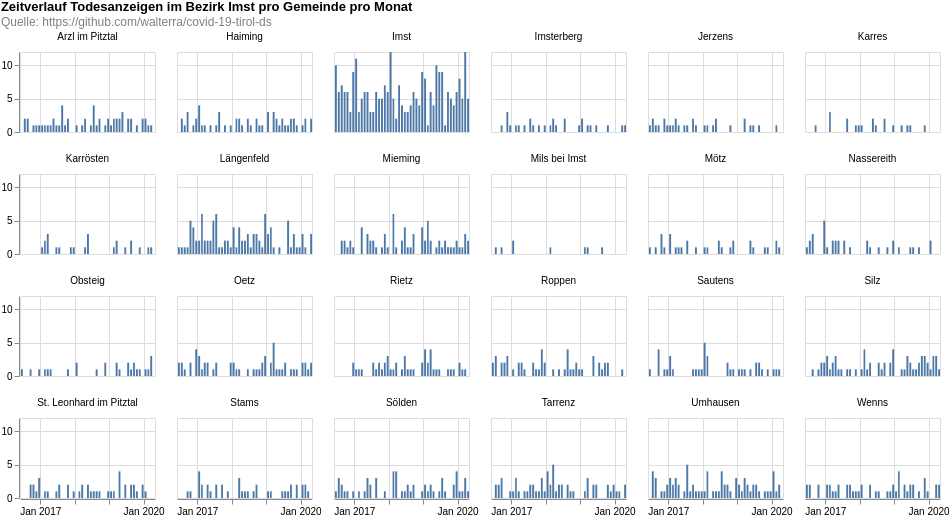

Specify this chart in Vega-Lite:
### Vega-Lite specification from a JSON file in a GitHub repository (floating-point values rounded to 4 significant figures; data arrays with more than 128 entries replaced by an {"elided": "..."} marker saying what was removed)
{"$schema": "https://vega.github.io/schema/vega-lite/v4.8.1.json", "columns": 6, "config": {"view": {"continuousHeight": 300, "continuousWidth": 400}}, "data": {"name": "data-365b6c5ebea81347b24ba1a38b57fcf1"}, "datasets": {"data-365b6c5ebea81347b24ba1a38b57fcf1": {"elided": "1311 records"}}, "facet": {"field": "municipaly", "title": null, "type": "nominal"}, "padding": 0, "spec": {"layer": [{"encoding": {"tooltip": [{"field": "date", "timeUnit": "yearmonth", "type": "temporal"}, {"aggregate": "sum", "field": "count", "type": "quantitative"}], "x": {"field": "date", "timeUnit": "yearmonth", "title": null, "type": "temporal"}, "y": {"aggregate": "sum", "field": "count", "title": null, "type": "quantitative"}}, "height": 80, "mark": "bar", "width": 135}]}, "title": {"color": "black", "subtitle": ["Quelle: https://github.com/walterra/covid-19-tirol-ds"], "subtitleColor": "gray", "text": ["Zeitverlauf Todesanzeigen im Bezirk Imst pro Gemeinde pro Monat"]}}
